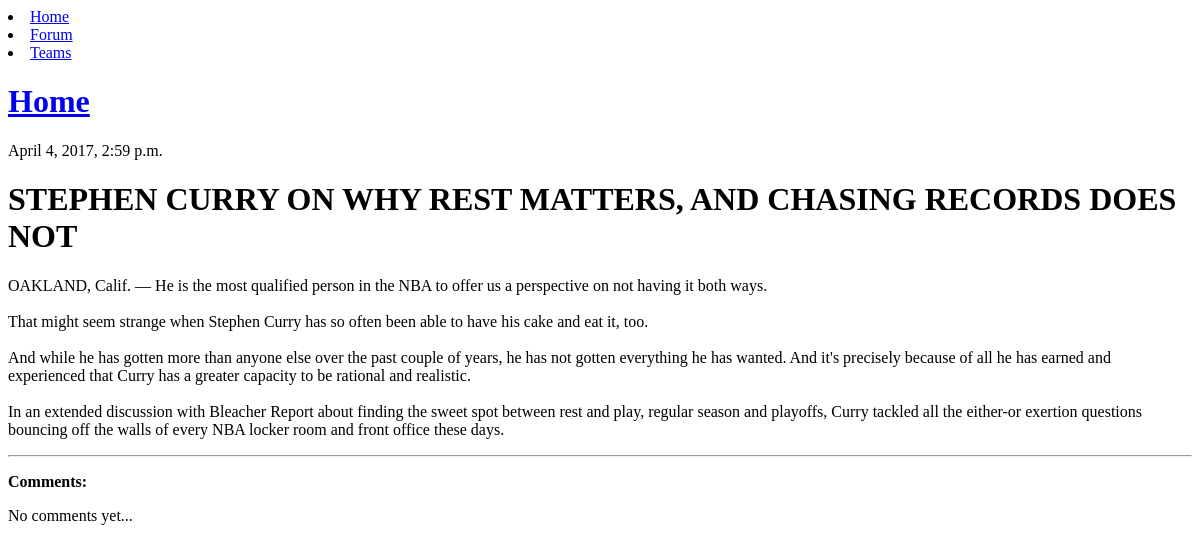
The page /post/16/ on the database as committed earlier.
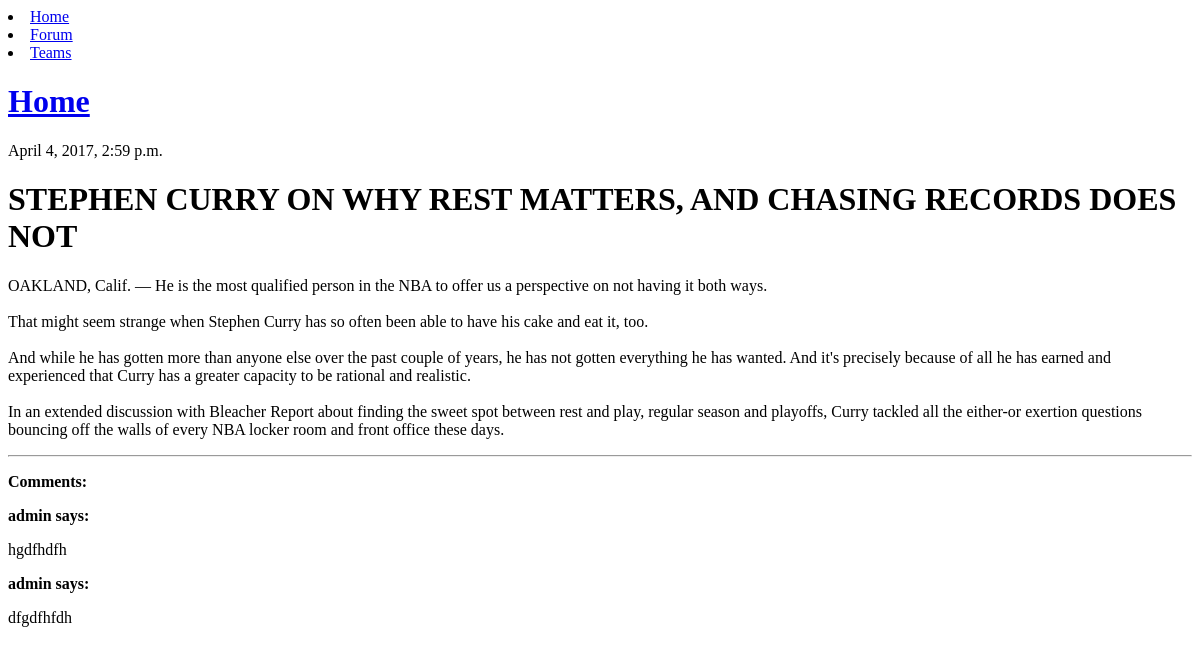
The same page on the database as committed later.
### newsfeed/models.py (models this page shows, shortened)
class Comment(models.Model):
    author = models.ForeignKey('auth.User')
    newsPost = models.ForeignKey(Post, blank=True, null=True, related_name="news_comments")
    forumPost = models.ForeignKey(ForumPost, blank=True, null=True, related_name="forum_comments")
    text = models.TextField()
    timeStamp = models.DateTimeField(default=timezone.now)

### newsfeed/views.py (the view)
# urls.py: url(r'^post/(?P<pk>\d+)/$', views.post_in_detail, name="post_in_detail"),
def post_in_detail(request, pk):
    post = get_object_or_404(Post, pk=pk)
    return render(request, 'newsfeed/post_in_detail.html', {'post': post})

### newsfeed/templates/newsfeed/post_in_detail.html (shortened to what this page needs)
{% extends 'newsfeed/base.html' %}
{% block content %}
    <div>
        {% if post.created_date %}
            <div>
                {{ post.created_date }}
            </div>
        {% endif %}
        <h1>{{ post.title }}</h1>
        <p>{{ post.text|linebreaksbr }}</p>
    </div>
    <hr>
    <strong><p>Comments:</p></strong>
    {% for comment in post.news_comments.all %}
        <div>
            <strong>{{ comment.author }} says:</strong>
            <p>{{ comment.text|linebreaks }}
        </div>
    {% empty %}
        <p> No comments yet... </p>
    {% endfor %}
{% endblock %}

Rows that differ between the two databases and show on the page:
added Comment: author "admin", text "hgdfhdfh"
added Comment: author "admin", text "dfgdfhfdh"
Other text that changed with them:
text no longer shown: "No comments yet..."
